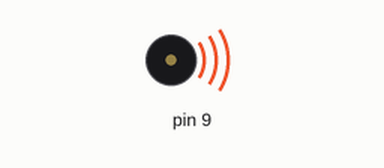
Bench run of a sketch on a simulated Arduino Uno, built with avr-gcc and run on an emulated ATmega328P. Parts: buzzer (waves = sounding).

Above: at 0.15 s.
Timing chart, 0 to 3.0 s (numbered marks = the images above):
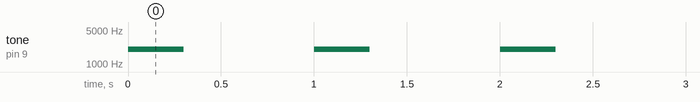

The sketch:

_4_Potenciometro_2_alarma.ino
```cpp
void setup(){
  pinMode(9, OUTPUT);
}

void loop(){
 tone(9, 2000, 300);
 delay(1000);
 noTone(9);
}
```

Measured:
- by itself, tone on pin 9: alternates 2000 Hz for 0.30 s and silent for 0.70 s
